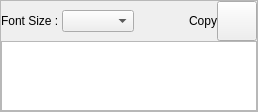
                        <widget class="QFrame" name="frame_bottom_htr">
                         <property name="minimumSize">
                          <size>
                           <width>0</width>
                           <height>0</height>
                          </size>
                         </property>
                         <property name="maximumSize">
                          <size>
                           <width>16777215</width>
                           <height>0</height>
                          </size>
                         </property>
                         <property name="frameShape">
                          <enum>QFrame::StyledPanel</enum>
                         </property>
                         <property name="frameShadow">
                          <enum>QFrame::Raised</enum>
                         </property>
                         <layout class="QVBoxLayout" name="verticalLayout">
                          <property name="spacing">
                           <number>0</number>
                          </property>
                          <property name="leftMargin">
                           <number>0</number>
                          </property>
                          <property name="topMargin">
                           <number>0</number>
                          </property>
                          <property name="rightMargin">
                           <number>0</number>
                          </property>
                          <property name="bottomMargin">
                           <number>0</number>
                          </property>
                          <item>
                           <widget class="QFrame" name="frame_3">
                            <property name="minimumSize">
                             <size>
                              <width>0</width>
                              <height>40</height>
                             </size>
                            </property>
                            <property name="maximumSize">
                             <size>
                              <width>16777215</width>
                              <height>40</height>
                             </size>
                            </property>
                            <property name="frameShape">
                             <enum>QFrame::NoFrame</enum>
                            </property>
                            <property name="frameShadow">
                             <enum>QFrame::Raised</enum>
                            </property>
                            <layout class="QHBoxLayout" name="horizontalLayout_6">
                             <property name="spacing">
                              <number>0</number>
                             </property>
                             <property name="leftMargin">
                              <number>0</number>
                             </property>
                             <property name="topMargin">
                              <number>0</number>
                             </property>
                             <property name="rightMargin">
                              <number>0</number>
                             </property>
                             <property name="bottomMargin">
                              <number>0</number>
                             </property>
                             <item>
                              <widget class="QLabel" name="label">
                               <property name="styleSheet">
                                <string notr="true">font: 10pt &quot;MS Shell Dlg 2&quot;;</string>
                               </property>
                               <property name="text">
                                <string>Font Size : </string>
                               </property>
                              </widget>
                             </item>
                             <item>
                              <widget class="QComboBox" name="combo_font_htr"/>
                             </item>
                             <item>
                              <spacer name="horizontalSpacer">
                               <property name="orientation">
                                <enum>Qt::Horizontal</enum>
                               </property>
                               <property name="sizeHint" stdset="0">
                                <size>
                                 <width>40</width>
                                 <height>20</height>
                                </size>
                               </property>
                              </spacer>
                             </item>
                             <item>
                              <widget class="QLabel" name="label_3">
                               <property name="styleSheet">
                                <string notr="true">font: 10pt &quot;Segoe UI&quot;;</string>
                               </property>
                               <property name="text">
                                <string>Copy</string>
                               </property>
                              </widget>
                             </item>
                             <item>
                              <widget class="QPushButton" name="btn_copyhtr">
                               <property name="minimumSize">
                                <size>
                                 <width>0</width>
                                 <height>40</height>
                                </size>
                               </property>
                               <property name="styleSheet">
                                <string notr="true">image: url(:/icons/images/icons/icon_restore.png);</string>
                               </property>
                               <property name="text">
                                <string/>
                               </property>
                              </widget>
                             </item>
                            </layout>
                           </widget>
                          </item>
                          <item>
                           <widget class="QTextEdit" name="textEdit_htr">
                            <property name="maximumSize">
                             <size>
                              <width>16777215</width>
                              <height>160</height>
                             </size>
                            </property>
                            <property name="styleSheet">
                             <string notr="true">font: 11pt &quot;Times New Roman&quot;;
color: rgb(0, 0, 0);</string>
                            </property>
                           </widget>
                          </item>
                         </layout>
                        </widget>
